Frame 1 (no input): blank canvas, image omitted
Frame 60 (the mouse pressed at the canvas centre just before this capture): blank canvas, image omitted
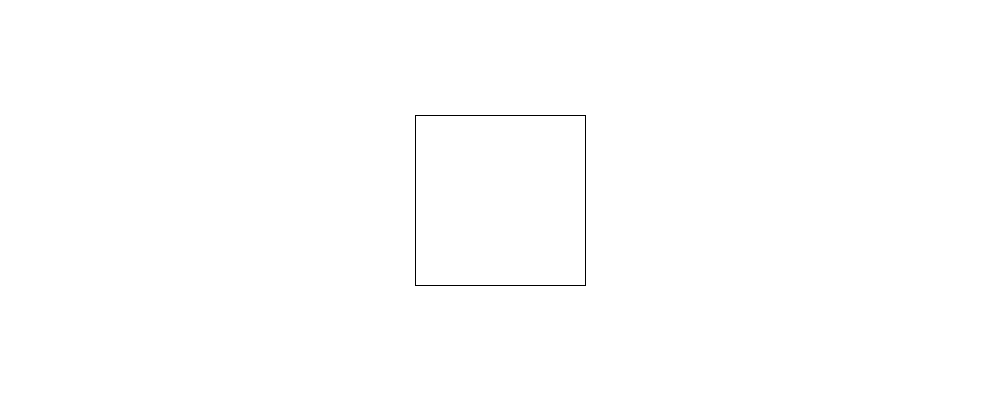
Frame 120 (the mouse held since frame 60 and released just before this capture)

The Processing sketch whose frames 1 and 60 were blank and that drew this single picture after the mouse press (run headless with seeded random() and noise(); from frame 60 on, the mouse is pressed at the canvas centre):

// Processing sketch: Takip_Edip_Buyuyen_Kare
// ── Takip_Edip_Buyuyen_Kare.pde
int i=1;
void setup()
{
  size(1000,400);
  background(255);
}
void draw()
{
  background(255);
  rectMode(CENTER);
  rect(mouseX,mouseY,50+i,50+i);
  i++; 
}
